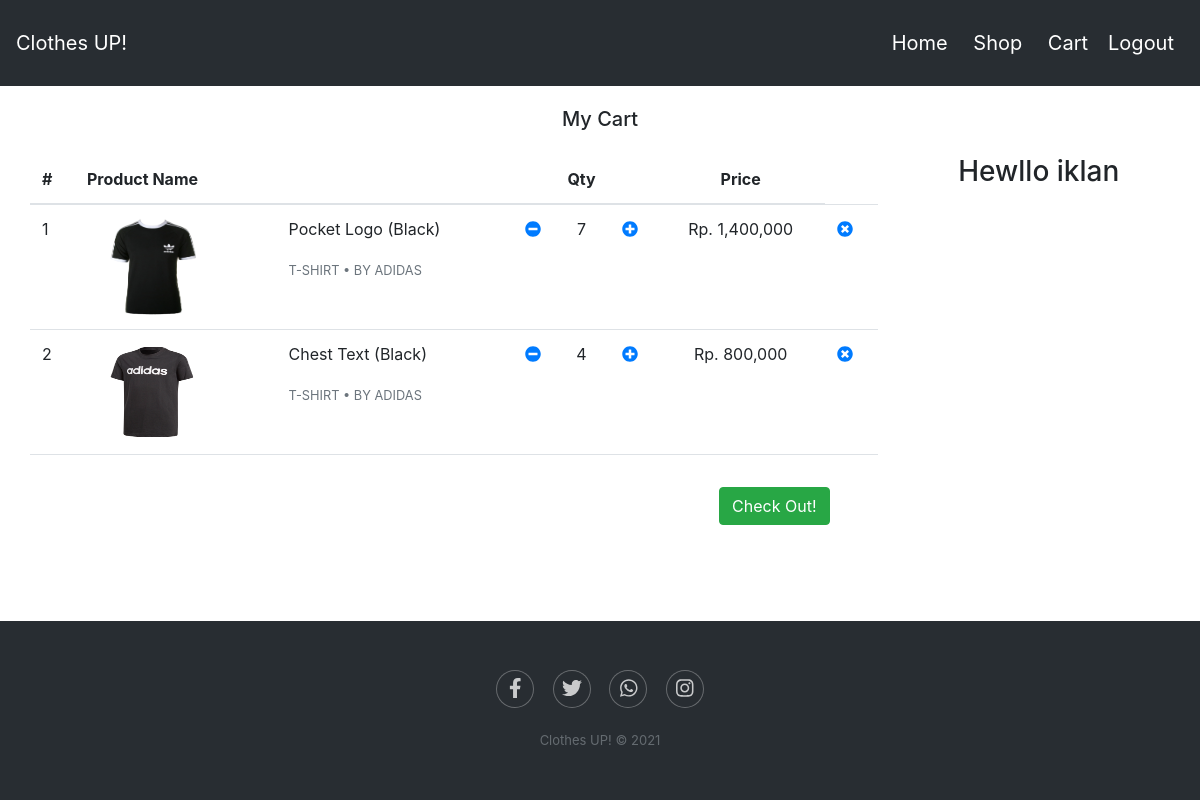
Page /cart.php (signed in) on the committed database.
### tables this page shows
CREATE TABLE `cart_container` (
  `CART_ID` int(20) NOT NULL,
  `P_ID` int(20) NOT NULL,
  `P_B_QTY` int(20) NOT NULL,
  `TIME_CREATED` timestamp NOT NULL DEFAULT current_timestamp() ON UPDATE current_timestamp()
);

CREATE TABLE `product` (
  `P_ID` int(20) NOT NULL,
  `P_NAME` varchar(120) NOT NULL,
  `P_PHOTO` varchar(120) NOT NULL,
  `P_PRICE` int(20) NOT NULL,
  `P_QTY` int(20) NOT NULL,
  `P_DESC` varchar(1000) NOT NULL,
  `BRAND_ID` int(32) NOT NULL,
  `CAT_ID` int(20) NOT NULL,
  `INPUT_BY_ID` int(20) NOT NULL,
  `INPUT_TIME` timestamp NOT NULL DEFAULT current_timestamp(),
  `EDITED_BY_ID` int(20) NOT NULL,
  `EDIT_TIME` timestamp NOT NULL DEFAULT current_timestamp(),
  `S_ID` int(20) NOT NULL
);

CREATE TABLE `category` (
  `CAT_ID` int(20) NOT NULL,
  `CAT_NAME` varchar(120) NOT NULL,
  `time_created` timestamp NOT NULL DEFAULT current_timestamp() ON UPDATE current_timestamp(),
  `creator_id` int(20) NOT NULL
);

CREATE TABLE `brand` (
  `BRAND_ID` int(20) NOT NULL,
  `BRAND_NAME` varchar(120) NOT NULL,
  `TIME_CREATED` timestamp NOT NULL DEFAULT current_timestamp() ON UPDATE current_timestamp(),
  `create_id` int(20) NOT NULL
);

### php/cartDetail.template.php (the view)
<?php
    $user_id = $_SESSION['U_ID'];
    $cart_detail_sql =
    "SELECT * FROM cart_container
    JOIN cart ON cart_container.CART_ID = cart.CART_ID
    JOIN product ON cart_container.P_ID = product.P_ID
    JOIN category ON product.CAT_ID = category.CAT_ID
    JOIN brand ON product.BRAND_ID = brand.BRAND_ID
    WHERE U_ID = $user_id AND cart.CART_STATUS = 'PENDING'";
    $cart_detail_query = mysqli_query($conn, $cart_detail_sql);
?>
        <section id="cart">
            <div class="container-fluid">
                <h5 class="text-center py-3">My Cart</h5>
            <?php
                if(mysqli_num_rows($cart_detail_query) < 1)
                {
            ?>
                <div class="container-fluid mt-5">
                    <h1 class="text-center"> NO ITEM IN YOUR SHOPPING CART YET</h1>
                    <h1 class="text-center">START SHOP NOW!</h1>
                    <a href="index.php" class="d-flex justify-content-center btn btn-success my-5">Go to Shop</a>
                </div>
            <?php
                }
                else
                {
            ?>
                <div class="container-fluid">
                    <div class="row">
                        <div class="col-sm-9">
                            <table class="table">
                                <thead>
                                    <tr>
                                        <th class="border-top-0">#</th>
                                        <th class="border-top-0" colspan="2">Product Name</th>
                                        <th class="border-top-0 text-center" colspan="3">Qty</th>
                                        <th class="border-top-0 text-center">Price</th>
                                    </tr>
                                </thead>
                                <tbody>
                                    <?php
                                        while($p = mysqli_fetch_array($cart_detail_query))
                                        {
                                    ?>
                                    <tr class="border-bottom">
                                        <td><?php echo $p['P_ID'];?></td>
                                        <td>
                                            <img src="img/product_img/<?php echo $p['P_PHOTO'];?>" alt="foto_product" style="height:100px; width:130px;" class="rounded">
                                        </td>
                                        <td>
                                            <p><?php echo $p['P_NAME'];?></p>
                                            <span class="mb-2 text-muted text-uppercase small"><?php echo $p['CAT_NAME'];?> <span aria-hidden="true">•</span>  By <?php echo $p['BRAND_NAME'];?></span>
                                        </td>
                                        <td class="text-center">
                                            <a href="incl/minqty.act.php?minitem_id=<?php echo $p['P_ID'];?>">
                                                <i class="fa fa-minus-circle"></i>
                                            </a>
                                        </td>
                                        <td class="text-center"><?php echo $p['P_B_QTY'];?></td>
                                        <td class="text-center">
                                            <a href="incl/addqty.act.php?additem_id=<?php echo $p['P_ID'];?>">
                                                <i class="fa fa-plus-circle"></i>
                                            </a>
                                        </td>
                                        <td class="text-center">Rp. <?php echo number_format($p['P_PRICE']*$p['P_B_QTY']*1000);?></td>
                                        <td>
                                            <a href="incl/removeitem.act.php?delitem_id=<?php echo $p['P_ID'];?>">
                                                <i class="fa fa-times-circle"></i>
                                            </a>
                                        </td>
                                    </tr>
                                    <?php
                                        }
                                    ?>
                                </tbody>
                            </table>
                            <div class="d-flex flex-row-reverse mx-5">
                                <a href="checkOut.php" class="btn btn-success mt-3">Check Out!</a>
                            </div>
                        </div>
                        <div class="col-sm-3 text-center">
                            <h3>Hewllo iklan</h3>
                        </div>
                    </div>
                </div>
            <?php
                }
            ?>
            </div>
        </section>

### cart.php (shortened to what this page needs)
<?php
    require_once "./db/db.config.php";
    $user_id = $_SESSION['U_ID'] or null;
    if(!isset($user_id)){
        header("location: index.php");
    }
    else{
        require_once "./php/header.template.php";
        require_once "./php/navbar.template.php";
        require_once "./php/cartDetail.template.php";
        require_once "./php/footer.template.php";
    }
?>

### php/header.template.php (shortened to what this page needs)
<!DOCTYPE html>
<html lang="en">
	<head>
        <link rel="stylesheet" href="CSS\style.css">
        <link rel="stylesheet" href="https://cdn.jsdelivr.net/npm/bootstrap@4.6.0/dist/css/bootstrap.min.css">
        <link rel="stylesheet" href="https://cdnjs.cloudflare.com/ajax/libs/font-awesome/4.7.0/css/font-awesome.min.css" />
        <link rel="stylesheet" href="https://cdnjs.cloudflare.com/ajax/libs/OwlCarousel2/2.3.4/assets/owl.carousel.min.css" />
        <link rel="stylesheet" href="https://cdnjs.cloudflare.com/ajax/libs/OwlCarousel2/2.3.4/assets/owl.theme.default.css" />
  	</head>
    <body>

### php/navbar.template.php (shortened to what this page needs)
<nav class="navbar sticky-top">
    <div class="logo">
        <a href="index.php">Clothes UP!</a>
    </div>
    <div class="nav-list" id="naviList">
        <li class="nav-item">
            <a href="index.php">Home</a>
        </li>
        <li class="nav-item">
            <a href="index.php#product">Shop</a>
        </li>
        <?php
            if (isset($_SESSION["U_NAME"])) {
                echo"<li class='nav-item'><a href='cart.php'>Cart</a></li>";
                echo"<li class='nav-item'><a href='incl/logout.inc.php'>Logout</a></li>";
            }
            else{
                echo "<li class='nav-item'><a href='login.php'>Login</a></li>";
                echo "<li class='nav-item'><a href='signup.php'>Sign Up</a></li>";
            }
        ?>
    </div>
</nav>

### php/footer.template.php (shortened to what this page needs)
        <div class="footer-dark">
            <footer>
                <div class="container">
                    <div class="row">
                        <div class="col item social">
                            <a href="#"><i class="fab fa-facebook-f"></i></a>
                            <a href="#"><i class="fab fa-twitter"></i></a>
                            <a href="#"><i class="fab fa-whatsapp"></i></a>
                            <a href="#"><i class="fab fa-instagram" aria-hidden="true"></i></a>
                        </div>
                    </div>
                    <p class="copyright">Clothes UP! ©
                        <span id="date"></span>
                    </p>
                </div>
            </footer>
        </div>
    </body>
</html>

### CSS/style.css (style rules this page uses)
* { padding: 0; margin: 0; box-sizing: border-box; }
html { height: 100%; scroll-behavior: smooth; }
body { min-height: 100%; display: flex; flex-direction: column; }
.navbar { width: 100%; margin-bottom: 5px; display: flex; justify-content: space-between; align-items: center; font-size: 20px; background-color: #282d32; transition: 0.6s; }
.nav-list { list-style: none; overflow: hidden; transition: 1s; }
.nav-list .nav-item { display: inline-block; padding: 20px 10px; }
.navbar a { color: white; text-decoration: none; }
.footer-dark { margin-top: auto; padding: 50px 0; color: #f0f9ff; background-color: #282d32; }
.footer-dark .item.social { text-align: center; }
.footer-dark .item.social > a { font-size: 20px; width: 36px; height: 36px; line-height: 36px; display: inline-block; text-align: center; border-radius: 50%; box-shadow: 0 0 0 1px rgba(255, 255, 255, 0.4); margin: 0 8px; color: #fff; opacity: 0.75; }
.footer-dark .copyright { text-align: center; padding-top: 24px; opacity: 0.3; font-size: 13px; margin-bottom: 0; }

### rows in the picture
cart_container: product.P_ID "1", product.P_PHOTO (picture), product.P_NAME "Pocket Logo (Black)", category.CAT_NAME "T-SHIRT", brand.BRAND_NAME "ADIDAS", P_B_QTY "7", $p['P_PRICE']*$p['P_B_QTY']*1000 "1,400,000"
cart_container: product.P_ID "2", product.P_PHOTO (picture), product.P_NAME "Chest Text (Black)", category.CAT_NAME "T-SHIRT", brand.BRAND_NAME "ADIDAS", P_B_QTY "4", $p['P_PRICE']*$p['P_B_QTY']*1000 "800,000"
